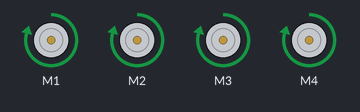
Bench run of a sketch on a simulated Arduino Uno, built with avr-gcc and run on an emulated ATmega328P. Shown: 4 × DC motor (green arrow = forward, orange = backward, longer = faster).

Above: at 0.4 s.
At 2.8 s:
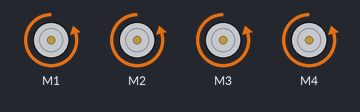
Timing chart, 0 to 3.7 s (numbered marks = the images above):
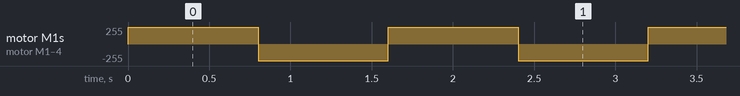

Measured:
- by itself, motor M1–4: alternates forward 250/255 for 0.80 s and backward 250/255 for 0.80 s

The sketch:

probar_motores.ino
```cpp
#include <AFMotor.h>
AF_DCMotor Motor1(1);
AF_DCMotor Motor2(2);
AF_DCMotor Motor3(3);
AF_DCMotor Motor4(4);


void setup()
   {
            Motor1.run(RELEASE);
            Motor2.run(RELEASE);
            Motor3.run(RELEASE);
            Motor4.run(RELEASE);
            Motor1.setSpeed(250);
            Motor2.setSpeed(250);
            Motor3.setSpeed(250);
            Motor4.setSpeed(250);
   }

void loop()
   {
       Motor1.run(FORWARD);
       Motor2.run(FORWARD);
       Motor3.run(FORWARD);
       Motor4.run(FORWARD);
       delay (800);

       Motor1.run(BACKWARD);
       Motor2.run(BACKWARD);
       Motor3.run(BACKWARD);
       Motor4.run(BACKWARD);
       delay (800);
   }
```
